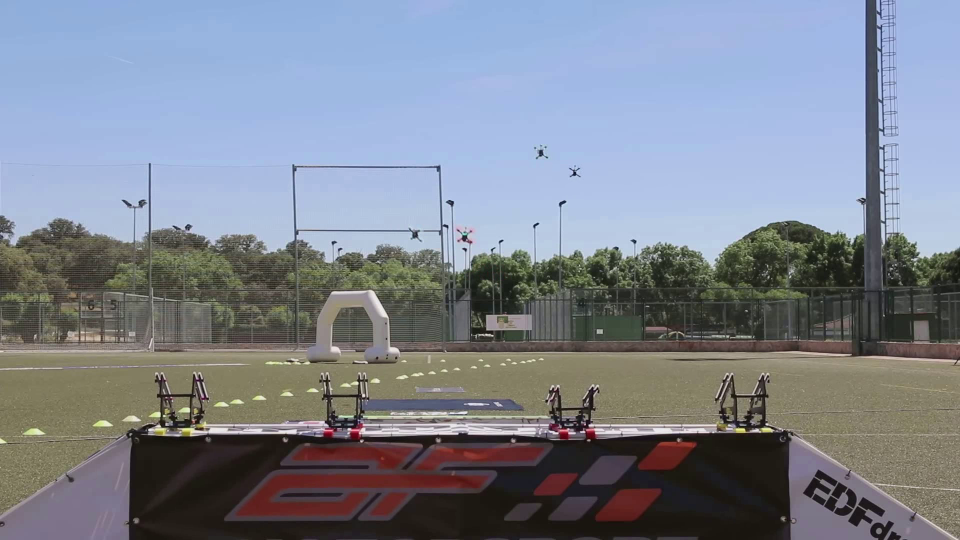
#> input picture frame 9 of inverse_FPV Racing España 2017 - Spain Drone Team_clipped_video.mp4, 1920 x 1080 px (shown at 1/2 size)
$ python skylineMPT.py
#> lines starting #> are read from the running program, lines starting #| are printed output that depends on the picture; after the words box and inside, x2 and y2 are one past the last pixel; in counts of white or black regions, pixels touching at a corner belong together
### tracker.py
import numpy as np
from kalmanFilter import KalmanFilter
from scipy.optimize import linear_sum_assignment
from collections import deque


class Tracks(object):
	"""docstring for Tracks"""
	def __init__(self, detection, trackId, maxlen):
		super(Tracks, self).__init__()
		self.KF = KalmanFilter()
		self.KF.predict()
		self.KF.correct(np.matrix(detection).reshape(2,1))
		self.trace = deque(maxlen = maxlen)
		self.prediction = detection.reshape(1,2)
		self.trackId = trackId
		self.skipped_frames = 0

	def predict(self,detection):
		self.prediction = np.array(self.KF.predict()).reshape(1,2)
		self.KF.correct(np.matrix(detection).reshape(2,1))


class Tracker(object):
	"""docstring for Tracker"""
	def __init__(self, dist_threshold, max_frame_skipped, max_trace_length=30):
		super(Tracker, self).__init__()
		self.dist_threshold = dist_threshold
		self.max_frame_skipped = max_frame_skipped
		self.max_trace_length = max_trace_length
		self.trackId = 0
		self.tracks = []

	def update(self, detections):
		if len(self.tracks) == 0:
			for i in range(detections.shape[0]):
				track = Tracks(detections[i], self.trackId, self.max_trace_length)
				self.trackId +=1
				self.tracks.append(track)

		N = len(self.tracks)
		M = len(detections)
		cost = []
		for i in range(N):
			diff = np.linalg.norm(self.tracks[i].prediction - detections.reshape(-1,2), axis=1)
			cost.append(diff)

		cost = np.array(cost)*0.1
		row, col = linear_sum_assignment(cost)
		assignment = [-1]*N
		for i in range(len(row)):
			assignment[row[i]] = col[i]

		un_assigned_tracks = []

		for i in range(len(assignment)):
			if assignment[i] != -1:
				if (cost[i][assignment[i]] > self.dist_threshold):
					assignment[i] = -1
					un_assigned_tracks.append(i)
				else:
					self.tracks[i].skipped_frames +=1

		del_tracks = []
		for i in range(len(self.tracks)):
			if self.tracks[i].skipped_frames > self.max_frame_skipped :
				del_tracks.append(i)

		if len(del_tracks) > 0:
			for i in range(len(del_tracks)):
				del self.tracks[i]
				del assignment[i]

		for i in range(len(detections)):
			if i not in assignment:
				track = Tracks(detections[i], self.trackId, self.max_trace_length)
				self.trackId +=1
				self.tracks.append(track)


		for i in range(len(assignment)):
			if(assignment[i] != -1):
				self.tracks[i].skipped_frames = 0
				self.tracks[i].predict(detections[assignment[i]])
			self.tracks[i].trace.append(self.tracks[i].prediction)

### skylineMPT.py
import numpy as np
import cv2
from tracker import Tracker
import time
import imageio
images = []

import numpy as np
import cv2 as cv
import math


# [40 lines left out: functions createimage, main, not called in this run]

	# imageio.mimsave('Multi-Object-Tracking.gif', images, duration=0.08)

def mpt():
    tracker = Tracker(dist_threshold=150, max_frame_skipped=30, max_trace_length= 20)
    total_time = 0.0
    total_frames = 0
    colours = np.random.rand(32, 3) * 255 #used only for display
    colours = colours.astype(int)
    cap = cv.VideoCapture('inverse_FPV Racing España 2017 - Spain Drone Team_clipped_video.mp4')
    init_feature_params = dict(maxCorners=0, qualityLevel=0.1, minDistance=2 , blockSize=3)
    feature_params = dict(maxCorners=720, qualityLevel=0.0455, minDistance=2 , blockSize=5)
    lk_params = dict(winSize=(15, 15), maxLevel=2, criteria=(cv.TERM_CRITERIA_EPS | cv.TERM_CRITERIA_COUNT, 10, 0.02))
    height = cap.get(cv.CAP_PROP_FRAME_HEIGHT)
    width = cap.get(cv.CAP_PROP_FRAME_WIDTH)
    video_fps = cap.get(cv.CAP_PROP_FPS)
    print(height, width, video_fps)
    tracks = []
    track_len = 90
    frame_idx = 0
    detect_interval = 1
    green = (0, 255, 0)
    red = (0, 0, 255)
    blue = (255, 0, 0)
    non_homography_point = []
    detections = []
    bboxsize = 15
    # Set the new dimensions
    new_width = 1280
    new_height = int(new_width * height / width)
    print(new_height, new_width)
    tr=[]

    # out = cv.VideoWriter("reslut_MPT_15fps.mp4", cv.VideoWriter_fourcc('D', 'I', 'V', 'X'), video_fps/2,
    #                     (int(new_width), int(new_height)), True)

    while True:
        dets = []
        detection = set()
        ret, frame = cap.read()
#> frame is the input picture: shape (1080, 1920, 3); mean B, G, R 143.8, 132, 125.7
        if ret:
            # Resize the image
            frame = cv.resize(frame, (new_width, new_height))
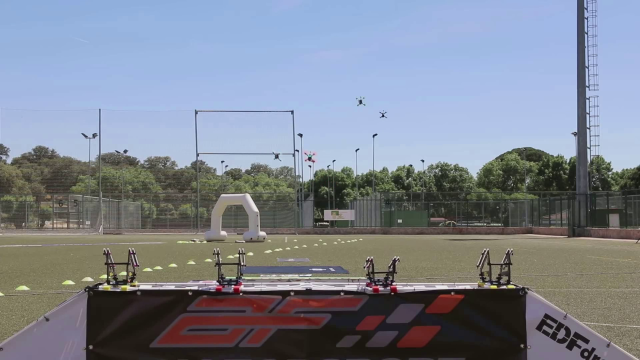
#> frame: shape (720, 1280, 3) (shown at 1/2 size); mean B, G, R 143.8, 132, 125.7
            frame_gray = cv.cvtColor(frame, cv.COLOR_BGR2GRAY)
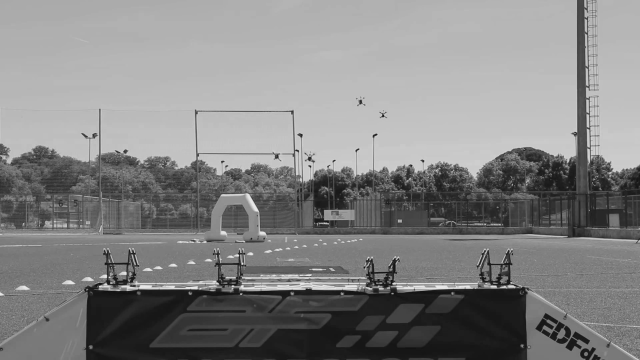
#> frame_gray: shape (720, 1280) (shown at 1/2 size); min 11, max 236, mean 131.4
            vis = frame.copy()
            timer = cv.getTickCount()
            if len(tracks)>0:
                img0 ,img1 = prev_gray, frame_gray
                p0 = np.float32([tr[-1] for tr in tracks]).reshape(-1,1,2)
                # 上一帧的角点和当前帧的图像作为输入来得到角点在当前帧的位置
                p1, st, err = cv.calcOpticalFlowPyrLK(img0, img1, p0, None, **lk_params)
                # 反向检查,当前帧跟踪到的角点及图像和前一帧的图像作为输入来找到前一帧的角点位置
                p0r, _, _ = cv.calcOpticalFlowPyrLK(img1, img0, p1, None, **lk_params)
                # 得到角点回溯与前一帧实际角点的位置变化关系
                d = abs(p0-p0r).reshape(-1,2).max(-1)
                #判断d内的值是否小于1，大于1跟踪被认为是错误的跟踪点
                good = d < 1.0
                new_tracks = []
                for i, (tr, (x, y), flag) in enumerate(zip(tracks, p1.reshape(-1, 2), good)):
                    # 判断是否为正确的跟踪点
                    if not flag:
                        continue
                    # 存储动态的角点
                    tr.append((x, y))
                    # 只保留track_len长度的数据，消除掉前面的超出的轨迹
                    if len(tr) > track_len:
                        del tr[0]
                    # 保存在新的list中
                    new_tracks.append(tr)
                    # [8 lines of commented-out code are left out]
                good = good.reshape(-1,1)
                good_new = p1[good == 1]
                # print(p1.shape)
                # print(good_new.shape)
                good_old = p0r[good == 1]
                # print(len(good_old))
                if len(good_old) > 4 and len(good_new) > 4:
                    H_matrix, mask = cv.findHomography(good_old, good_new, cv.USAC_MAGSAC,
                                                    ransacReprojThreshold = 1.0, maxIters = 2000, confidence = 0.99)
                    # Use homography
                    for point, H_good in zip(good_new, mask[:,0]):
                    # for point, H_good in zip(good_old, np.logical_not(mask[:,0])):
                    # for point, H_good in zip(good_old, mask[:,0]):
                        # print(point)
                        x, y = point
                        # print(x, y)
                        cv.circle(vis, (int(x), int(y)), 3, (green, blue)[H_good], 1)
                        if H_good == 0:
                            non_homography_point.append((int(x), int(y)))
                            dets.append((x, y))
                            # dets.append((int(x-bboxsize), int(y-bboxsize), int(x+bboxsize), int(y+bboxsize)))
                            # detections.append([x,y,7,7,1.0])
                            # f.write(f"{frame_idx},-1,{x},{y},7,7,0.9,-1,-1,-1\n")
                # 更新特征点
                tracks = new_tracks
                # #以上一振角点为初始点，当前帧跟踪到的点为终点,画出运动轨迹
                # cv.polylines(vis, [np.int32(tr) for tr in tracks], False, green , 1)
                # print('tracks:', len(tracks))
                # print(tracks)
            fps = cv.getTickFrequency() / (cv.getTickCount() - timer)
            # 每隔 detect_interval 时间检测一次特征点
            if frame_idx % detect_interval==0:
                mask = np.zeros_like(frame_gray)
                mask[:] = 255
                if frame_idx !=0:
                    for x,y in [np.int32(tr[-1]) for tr in tracks]:
                        cv.circle(mask, (x, y), 7, 0, -1)
                # [4 lines of commented-out code are left out]

                p = cv.goodFeaturesToTrack(frame_gray, mask=mask, **feature_params)
#> p = 720 rows, first 8: [786, 567], [484, 528], [766, 232], [221, 565], [476, 511], [779, 575], [1021, 565], [199, 573]
                if p is not None:
                    for x, y in np.float32(p).reshape(-1,2):
                        tracks.append([(x, y)])
                        # dets.append((x, y))
                        # dets.append((int(x-bboxsize), int(y-bboxsize), int(x+bboxsize), int(y+bboxsize)))
                        cv.circle(vis, (int(x), int(y)), 3, red, 1)
#> this loop made 720 passes
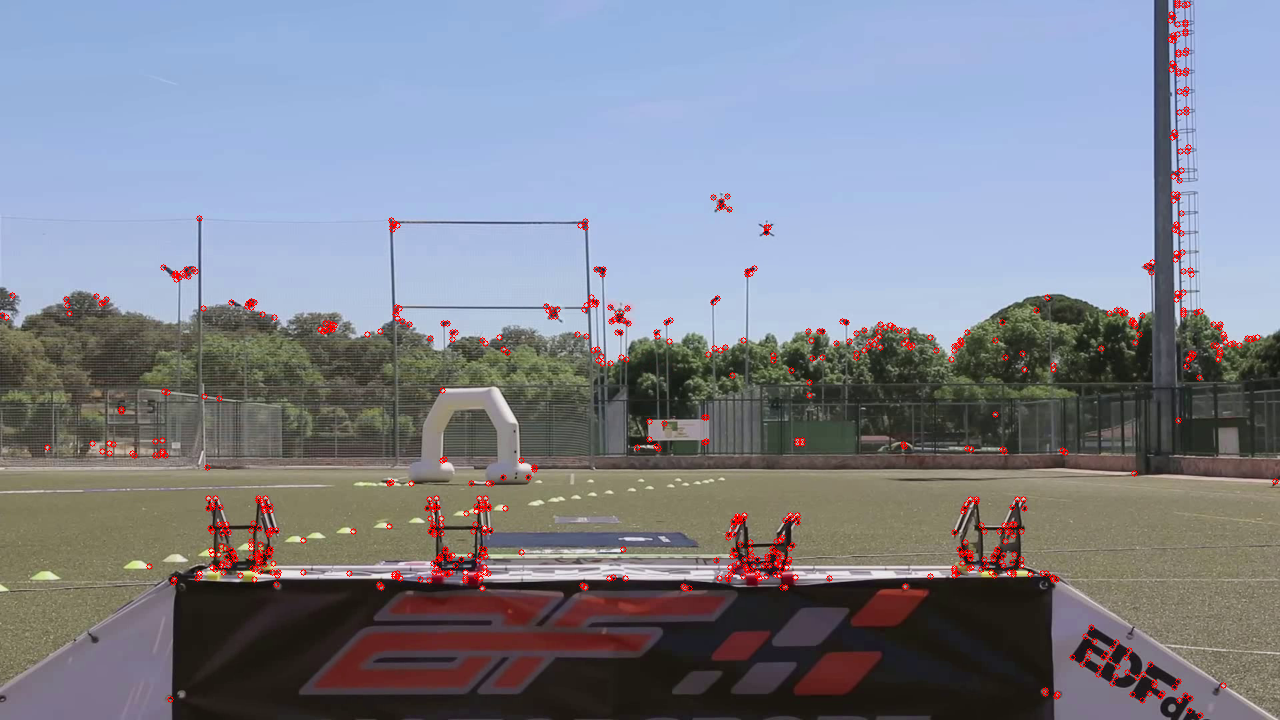
#> vis: shape (720, 1280, 3); 1.15% of pixels changed, all inside (x1, y1, x2, y2) = (0, 0, 1279, 719)
#> after the loop, tracks = 720 items

            if len(non_homography_point) > 0:
                # pass
                # print(np.array(dets))
                tracker.update(np.array(dets))
                for j in range(len(tracker.tracks)):
                    if (len(tracker.tracks[j].trace) > 1):
                        index = int(j % 32)
                        col = colours[index,:].astype(int)
                        color = ( int (col[0]), int (col[1]), int (col[2]))
                        x = int(tracker.tracks[j].trace[-1][0,0])
                        y = int(tracker.tracks[j].trace[-1][0,1])
                        tl = (x-5,y-5)
                        br = (x+5,y+5)
                        cv.rectangle(vis,tl,br,color,1)
                        cv.putText(vis,str(tracker.tracks[j].trackId), (x-10,y-20),0, 0.5, color,2)
                        # [10 lines of commented-out code are left out]
                        cv.circle(vis,(x,y), 7, color,1)
                    # cv.circle(vis,(int(data[j,i,0]),int(data[j,i,1])), 3, (0,0,0),-1)


                # print('non_homography_point:', len(non_homography_point), 'non_homography_point:',non_homography_point)


            text = "track count: %d" % len(tracks)
#> text = 'track count: 720'
            cv.putText(vis, text, (0,13), cv.FONT_HERSHEY_SIMPLEX, 0.5, (0, 255, 0), 1, cv.LINE_AA)
            text = "frame count: %d" % frame_idx
            cv.putText(vis, text, (0,26), cv.FONT_HERSHEY_SIMPLEX, 0.5, (0, 255, 0), 1, cv.LINE_AA)
            text = "non_homography_point: %d" % len(non_homography_point)
            cv.putText(vis, text, (0,39), cv.FONT_HERSHEY_SIMPLEX, 0.5, (0, 255, 0), 1, cv.LINE_AA)
            text = "FPS :" + str(fps)
            cv.putText(vis, text, (0,52), cv.FONT_HERSHEY_SIMPLEX, 0.5, (0, 255, 0), 1, cv.LINE_AA)
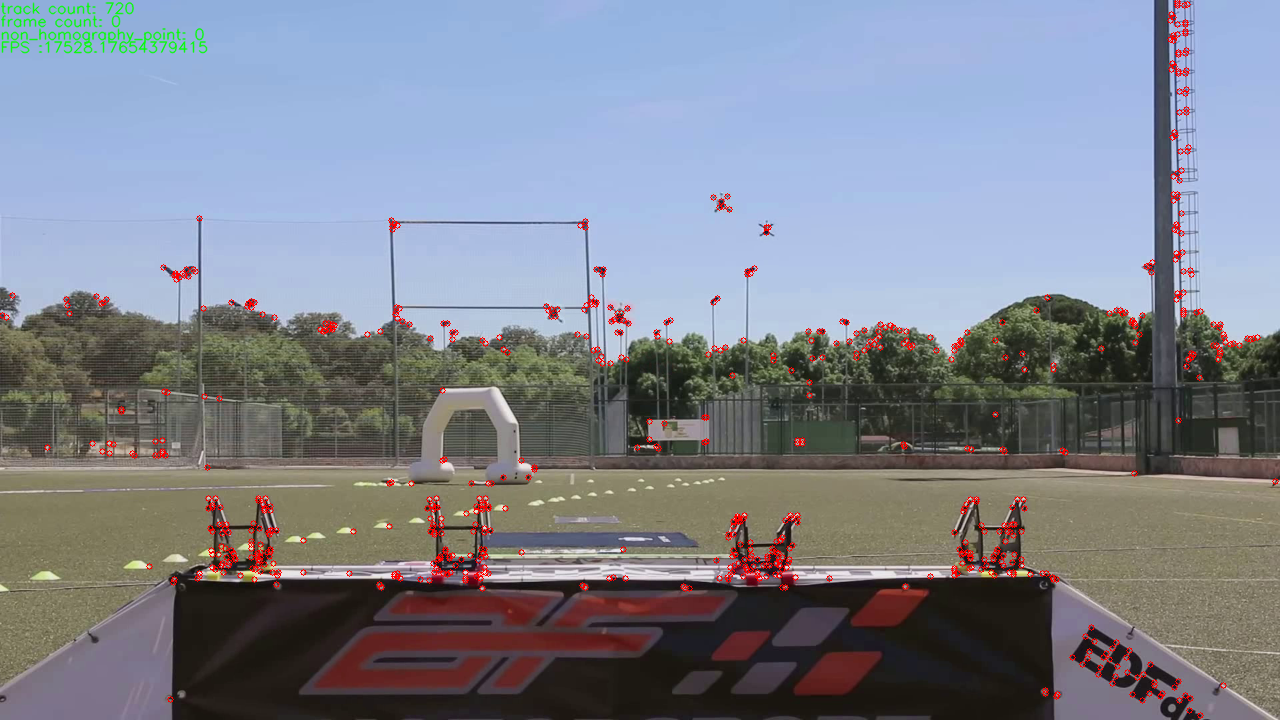
#> vis: shape (720, 1280, 3); mean B, G, R 142, 130.8, 127
            non_homography_point = []
            detections = []
            frame_idx += 1
            prev_gray = frame_gray
            cv.imshow('track', vis)
            # out.write(vis)
            ch = cv.waitKey(30)
#> (key q is pressed here)
            if ch ==27:
                # cv.imwrite('track.jpg', vis)
                break
        else:
            break

    cv.destroyAllWindows()
    cap.release()
    # out.release()
    print('Done')
    print('frame_idx:', frame_idx)


if __name__ == '__main__':
	# main()
    mpt()

$ run again, starting later in the video
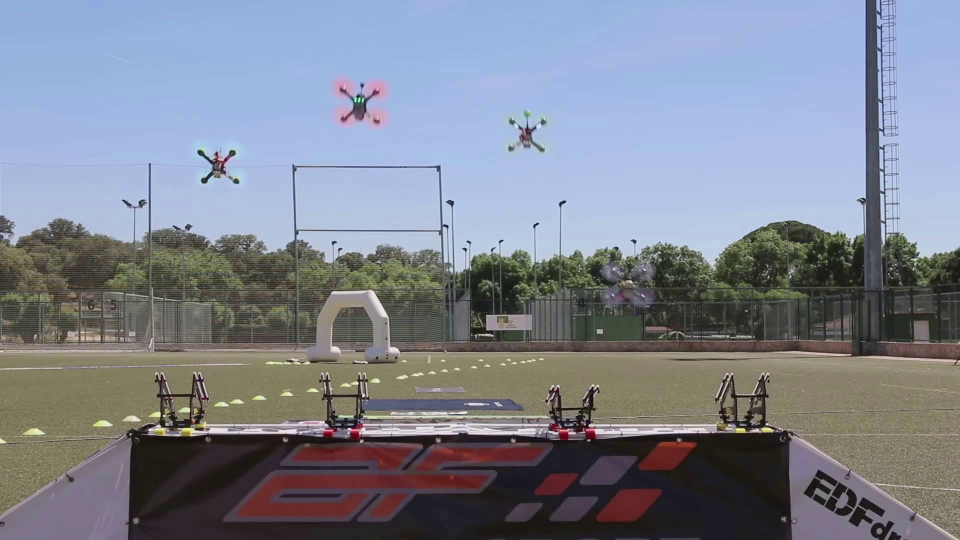
#> input picture frame 40 of inverse_FPV Racing España 2017 - Spain Drone Team_clipped_video.mp4, 1920 x 1080 px (shown at 1/2 size)
#> in mpt, frame is the input picture: shape (1080, 1920, 3); mean B, G, R 144.5, 132.1, 126.2
#> frame: shape (720, 1280, 3)
#> p = 720 rows, first 8: [786, 567], [484, 528], [221, 565], [218, 554], [620, 332], [199, 573], [476, 510], [1021, 565]
#> the loop in mpt, `for x, y in np.float32(p).reshape(-1,2):` made 720 passes
#> after the loop in mpt, `for x, y in np.float32(p).reshape(-1,2):`:
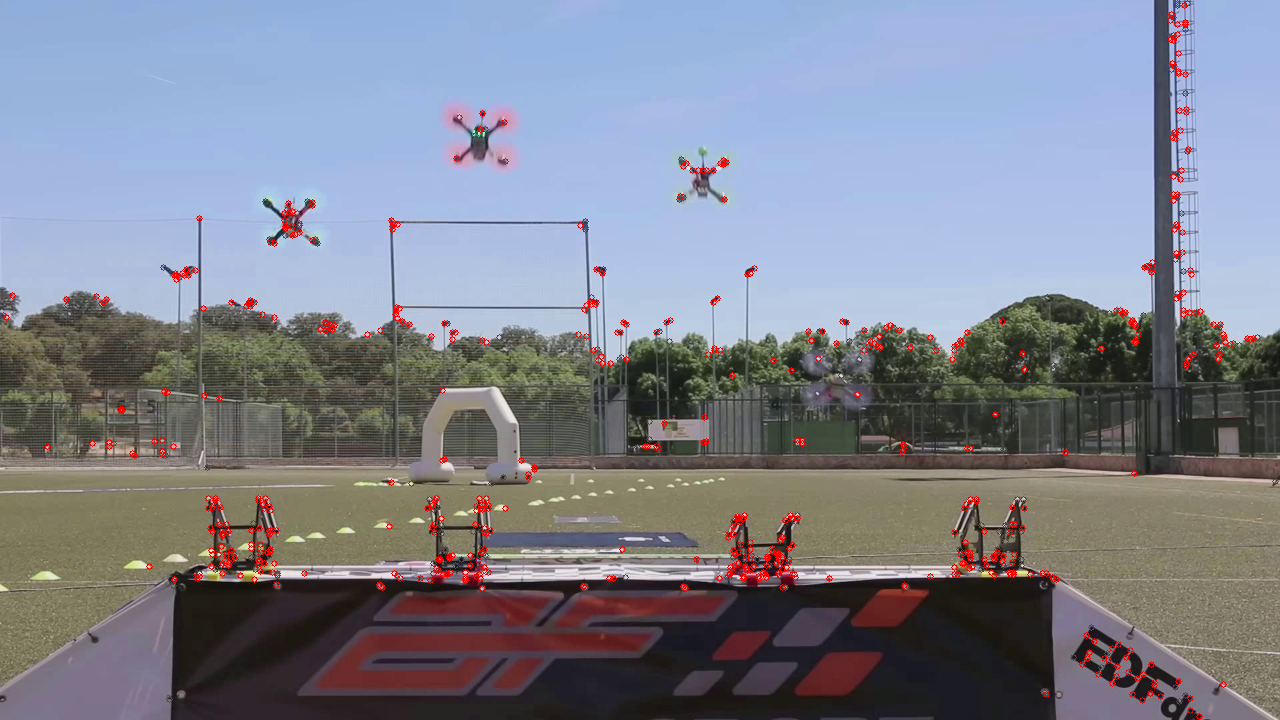
#> vis: shape (720, 1280, 3); mean B, G, R 143.1, 130.8, 127.8
#> after the loop in mpt, `for x, y in np.float32(p).reshape(-1,2):`: tracks = 720 items
#> text = 'track count: 720'
#> in mpt, `cv.putText(vis, text, (0,52), cv.FONT_HERSHEY_SIMPLEX, 0.5, (0, 255, 0..`:
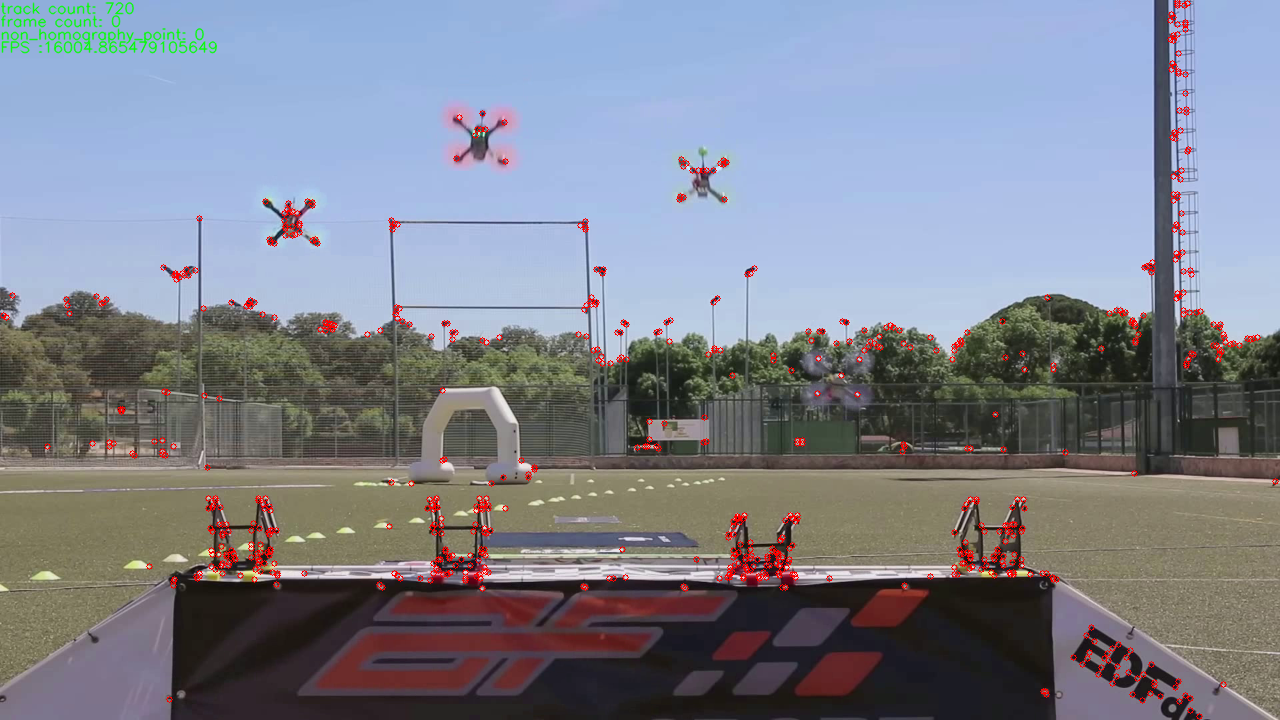
#> vis: shape (720, 1280, 3); mean B, G, R 142.7, 130.9, 127.5
